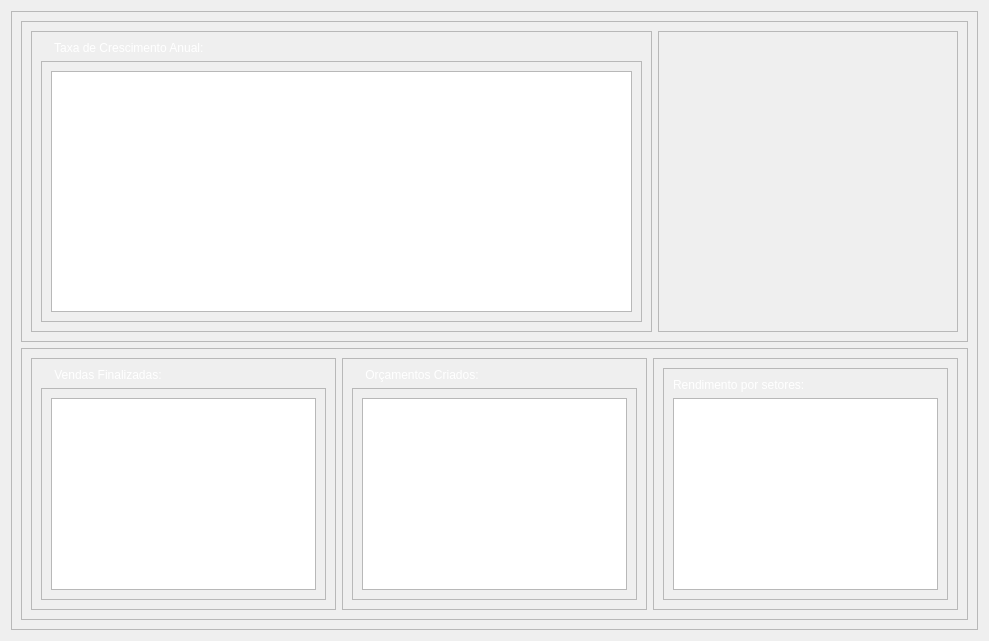
      <widget class="QWidget" name="tab_4">
       <attribute name="icon">
        <iconset resource="../qrc/source.qrc">
         <normaloff>:/iconteste/icons/invoice.png</normaloff>:/iconteste/icons/invoice.png</iconset>
       </attribute>
       <attribute name="title">
        <string>Orçamento</string>
       </attribute>
       <layout class="QHBoxLayout" name="horizontalLayout_34">
        <item>
         <widget class="QFrame" name="frame_50">
          <property name="frameShape">
           <enum>QFrame::StyledPanel</enum>
          </property>
          <property name="frameShadow">
           <enum>QFrame::Raised</enum>
          </property>
          <layout class="QVBoxLayout" name="verticalLayout_26">
           <item>
            <widget class="QFrame" name="frame_61">
             <property name="frameShape">
              <enum>QFrame::StyledPanel</enum>
             </property>
             <property name="frameShadow">
              <enum>QFrame::Raised</enum>
             </property>
             <layout class="QHBoxLayout" name="horizontalLayout_33">
              <item>
               <widget class="QFrame" name="frame_52">
                <property name="frameShape">
                 <enum>QFrame::StyledPanel</enum>
                </property>
                <property name="frameShadow">
                 <enum>QFrame::Raised</enum>
                </property>
                <layout class="QVBoxLayout" name="verticalLayout_9">
                 <item>
                  <widget class="QLabel" name="label_5">
                   <property name="styleSheet">
                    <string notr="true">color: white;</string>
                   </property>
                   <property name="text">
                    <string>    Taxa de Crescimento Anual:</string>
                   </property>
                  </widget>
                 </item>
                 <item>
                  <widget class="QFrame" name="frame_51">
                   <property name="frameShape">
                    <enum>QFrame::StyledPanel</enum>
                   </property>
                   <property name="frameShadow">
                    <enum>QFrame::Raised</enum>
                   </property>
                   <layout class="QHBoxLayout" name="horizontalLayout_29">
                    <item>
                     <widget class="QGraphicsView" name="graphicsView">
                      <property name="minimumSize">
                       <size>
                        <width>581</width>
                        <height>241</height>
                       </size>
                      </property>
                     </widget>
                    </item>
                   </layout>
                  </widget>
                 </item>
                </layout>
               </widget>
              </item>
              <item>
               <widget class="QFrame" name="frame_60">
                <property name="minimumSize">
                 <size>
                  <width>300</width>
                  <height>150</height>
                 </size>
                </property>
                <property name="frameShape">
                 <enum>QFrame::StyledPanel</enum>
                </property>
                <property name="frameShadow">
                 <enum>QFrame::Raised</enum>
                </property>
               </widget>
              </item>
             </layout>
            </widget>
           </item>
           <item>
            <widget class="QFrame" name="frame_59">
             <property name="frameShape">
              <enum>QFrame::StyledPanel</enum>
             </property>
             <property name="frameShadow">
              <enum>QFrame::Raised</enum>
             </property>
             <layout class="QHBoxLayout" name="horizontalLayout_32">
              <item>
               <widget class="QFrame" name="frame_53">
                <property name="frameShape">
                 <enum>QFrame::StyledPanel</enum>
                </property>
                <property name="frameShadow">
                 <enum>QFrame::Raised</enum>
                </property>
                <layout class="QVBoxLayout" name="verticalLayout_25">
                 <item>
                  <widget class="QLabel" name="label_10">
                   <property name="styleSheet">
                    <string notr="true">color: white;</string>
                   </property>
                   <property name="text">
                    <string>    Vendas Finalizadas:</string>
                   </property>
                  </widget>
                 </item>
                 <item>
                  <widget class="QFrame" name="frame_54">
                   <property name="frameShape">
                    <enum>QFrame::StyledPanel</enum>
                   </property>
                   <property name="frameShadow">
                    <enum>QFrame::Raised</enum>
                   </property>
                   <layout class="QHBoxLayout" name="horizontalLayout_30">
                    <item>
                     <widget class="QGraphicsView" name="graphicsView_2">
                      <property name="minimumSize">
                       <size>
                        <width>0</width>
                        <height>0</height>
                       </size>
                      </property>
                     </widget>
                    </item>
                   </layout>
                  </widget>
                 </item>
                </layout>
               </widget>
              </item>
              <item>
               <widget class="QFrame" name="frame_55">
                <property name="frameShape">
                 <enum>QFrame::StyledPanel</enum>
                </property>
                <property name="frameShadow">
                 <enum>QFrame::Raised</enum>
                </property>
                <layout class="QVBoxLayout" name="verticalLayout_24">
                 <item>
                  <widget class="QLabel" name="label_12">
                   <property name="styleSheet">
                    <string notr="true">color: white;</string>
                   </property>
                   <property name="text">
                    <string>    Orçamentos Criados:</string>
                   </property>
                  </widget>
                 </item>
                 <item>
                  <widget class="QFrame" name="frame_56">
                   <property name="frameShape">
                    <enum>QFrame::StyledPanel</enum>
                   </property>
                   <property name="frameShadow">
                    <enum>QFrame::Raised</enum>
                   </property>
                   <layout class="QHBoxLayout" name="horizontalLayout_31">
                    <item>
                     <widget class="QGraphicsView" name="graphicsView_4">
                      <property name="minimumSize">
                       <size>
                        <width>0</width>
                        <height>0</height>
                       </size>
                      </property>
                     </widget>
                    </item>
                   </layout>
                  </widget>
                 </item>
                </layout>
               </widget>
              </item>
              <item>
               <widget class="QFrame" name="frame_57">
                <property name="frameShape">
                 <enum>QFrame::StyledPanel</enum>
                </property>
                <property name="frameShadow">
                 <enum>QFrame::Raised</enum>
                </property>
                <layout class="QVBoxLayout" name="verticalLayout_23">
                 <item>
                  <widget class="QFrame" name="frame_58">
                   <property name="frameShape">
                    <enum>QFrame::StyledPanel</enum>
                   </property>
                   <property name="frameShadow">
                    <enum>QFrame::Raised</enum>
                   </property>
                   <layout class="QVBoxLayout" name="verticalLayout_22">
                    <item>
                     <widget class="QLabel" name="label_21">
                      <property name="styleSheet">
                       <string notr="true">color: white;</string>
                      </property>
                      <property name="text">
                       <string>Rendimento por setores:</string>
                      </property>
                     </widget>
                    </item>
                    <item>
                     <widget class="QGraphicsView" name="graphicsView_5">
                      <property name="minimumSize">
                       <size>
                        <width>0</width>
                        <height>0</height>
                       </size>
                      </property>
                     </widget>
                    </item>
                   </layout>
                  </widget>
                 </item>
                </layout>
               </widget>
              </item>
             </layout>
            </widget>
           </item>
          </layout>
         </widget>
        </item>
       </layout>
      </widget>
